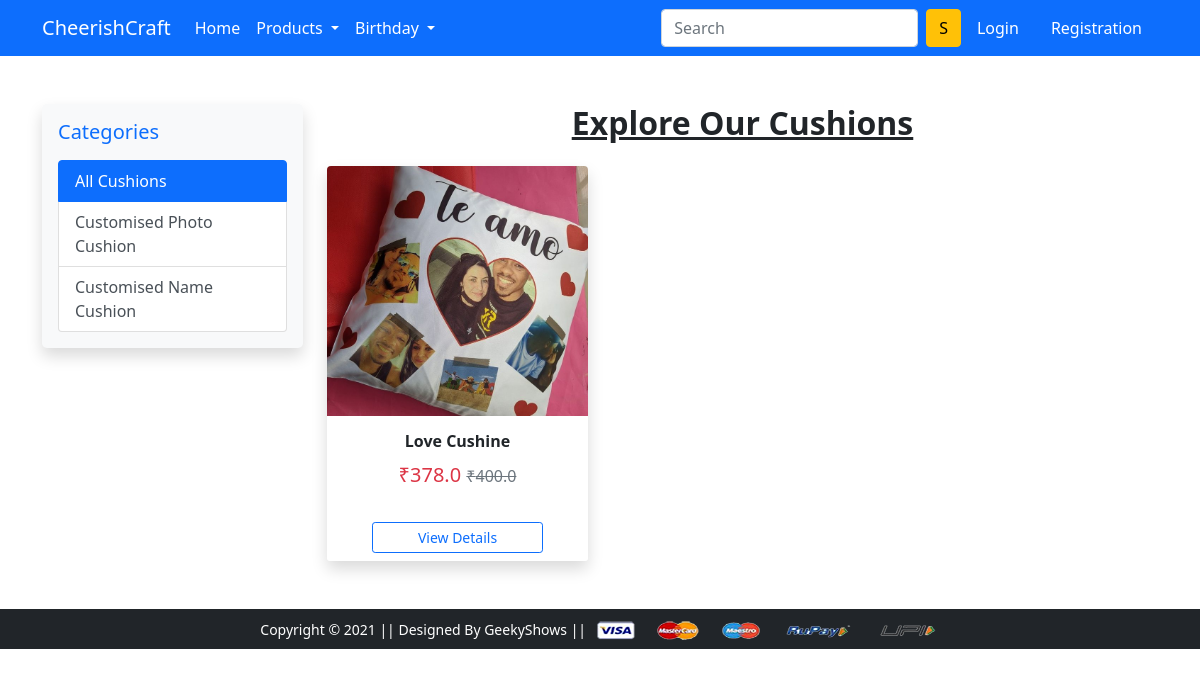
/cushine/, run on the app's committed database.
### app/models.py (models this page shows, shortened)
class Product(models.Model):
 title = models.CharField(max_length=100)
 selling_price = models.FloatField()
 discounted_price = models.FloatField()
 description = models.TextField()
 type = models.CharField(max_length=100)
 category = models.CharField( choices=CATEGORY_CHOICES, max_length=2)
 product_image = models.ImageField(upload_to='productimg')

### app/views.py (the view)
# urls.py: path('cushine/', views.cushine, name='cushine'),
def cushine(request, data=None):
	totalitem = 0
	if request.user.is_authenticated:
		totalitem = len(Cart.objects.filter(user=request.user))
	if data==None :
			cushines= Product.objects.filter(category='CU')
	elif data == 'Image' or data == 'Name':
			cushines= Product.objects.filter(category='CU').filter(type=data)
	elif data == 'below':
			cushines = Product.objects.filter(category='CU').filter(discounted_price__lt=200)
	elif data == 'above':
			cushines= Product.objects.filter(category='CU').filter(discounted_price__gt=500)
	return render(request, 'app/cushine.html', {'cushines':cushines, 'totalitem':totalitem})

### app/templates/app/cushine.html (shortened to what this page needs)
{% extends 'app/base.html' %}
{% load static %}
{% block main-content %}
<div class="container my-5">
  <div class="row">
    <div class="col-md-3 mb-4">
      <div class="p-3 shadow rounded-3 bg-light">
        <h5 class="mb-3 fw-semibold text-primary">Categories</h5>
        <div class="list-group">
          <a href="{% url 'cushine' %}" class="list-group-item list-group-item-action active">
            All Cushions
          </a>
          <a href="{% url 'cushinecovers' 'Image' %}" class="list-group-item list-group-item-action">
            Customised Photo Cushion
          </a>
          <a href="{% url 'cushinecovers' 'Name' %}" class="list-group-item list-group-item-action">
            Customised Name Cushion
          </a>
        </div>
      </div>
    </div>
    <div class="col-md-9">
      <h2 class="mb-4 fw-bold text-center text-decoration-underline">Explore Our Cushions</h2>
      <div class="row g-4">
        {% for product in cushines %}
          <div class="col-sm-6 col-md-4">
            <div class="card h-100 shadow border-0 transition-effect">
              <a href="{% url 'product-detail' product.id %}">
                <img src="{{ product.product_image.url }}" class="card-img-top rounded-top" alt="{{ product.title }}" style="height: 250px; object-fit: cover;">
              </a>
              <div class="card-body text-center">
                <h6 class="fw-bold">{{ product.title }}</h6>
                <p class="mb-0 text-danger fw-semibold fs-5">
                  ₹{{ product.discounted_price }}
                  <span class="text-muted text-decoration-line-through fs-6">₹{{ product.selling_price }}</span>
                </p>
              </div>
              <div class="card-footer bg-white border-0 text-center">
                <a href="{% url 'product-detail' product.id %}" class="btn btn-outline-primary btn-sm w-75 mt-2">View Details</a>
              </div>
            </div>
          </div>
        {% empty %}
          <p class="text-muted text-center">No cushions available right now. Please check back later!</p>
        {% endfor %}
      </div>
    </div>
  </div>
</div>
{% endblock main-content %}

### data on the page
Product: product_image (picture), title "Love Cushine", discounted_price "378.0", selling_price "400.0"
